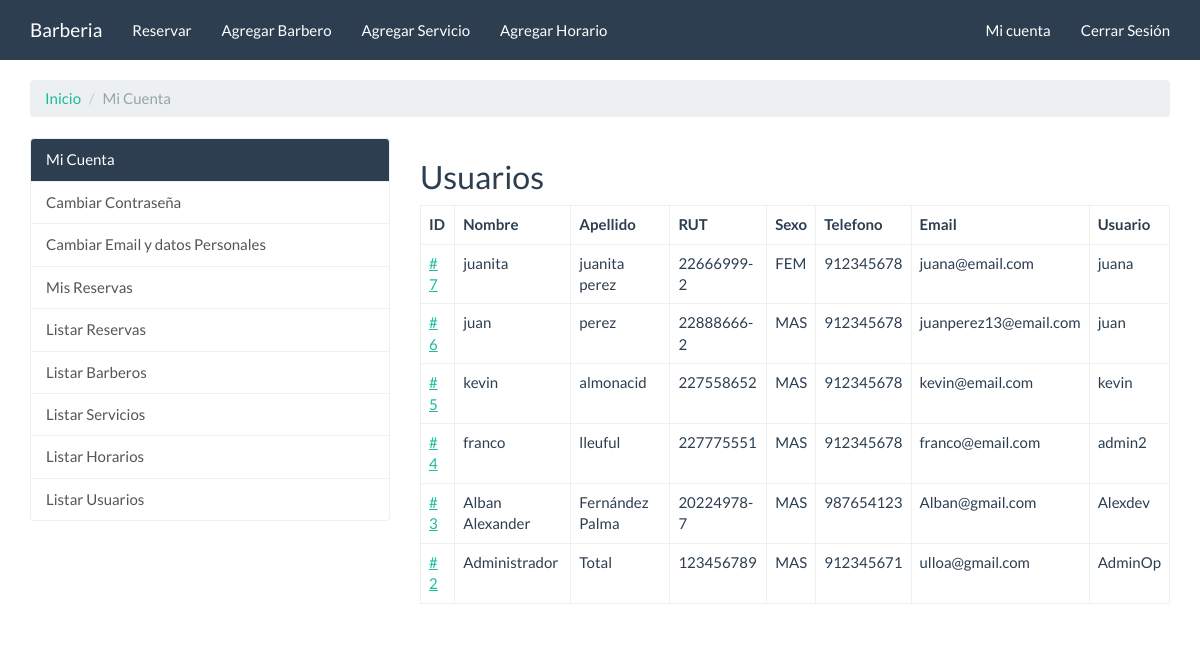
Screenshot of /barbero/admin/lista/usuarios/ (signed in) with the database file from the repository.
### apps/cuentas/models.py (models this page shows, shortened)
class Usuario(AbstractBaseUser, PermissionsMixin):
    username = models.CharField(
        'Usuario', max_length=30, unique=True, validators=[
            validators.RegexValidator(
                re.compile('^[\w.@+-]+$'),
                'Ingrese un nombre de usuario valido. '
                'Este valor debe contener solo letras, números '
                'y los caracteres: @/./+/-/_.'
                ,  'invalid'
            )
        ], help_text='Un nombre corto que será usado'+
                    ' para identificarlo de forma única en la plataforma.'
    )
    first_name = models.CharField('Nombre', max_length=150)
    last_name = models.CharField('Apellido', max_length=150)
    email = models.EmailField('Email', unique=True)
    is_staff = models.BooleanField('Equipo', default=False)
    is_active = models.BooleanField('Activo', default=True)
    date_joined = models.DateTimeField('Fecha de Ingreso', auto_now_add=True)
    SEXO = (
        ("MAS", "Masculino"),
        ("FEM", "Femenino")
    )
    sexo = models.CharField(max_length=9, choices=SEXO,)
    phone_regex = RegexValidator(
        regex=r'^\+?1?\d{9,15}$',
        message="El número debe estar en este formato: 933789228.")
    telefono = models.CharField(verbose_name="Telefono",
                                validators=[phone_regex],
                                max_length=9, null=False, help_text='El número debe estar en este formato: 933789228')
    rut = models.CharField(verbose_name="RUT", max_length=10, validators=[validarRut], unique=True, help_text='Ingrese un rut valido. Ej: 22755865-K')
    USERNAME_FIELD = 'username'
    REQUIRED_FIELDS = ['first_name', 'last_name', 'email', 'sexo', 'telefono', 'rut']
    objects = UserManager()
    class Meta:
        verbose_name = 'Usuario'
        verbose_name_plural = 'Usuarios'

### apps/barberos/views.py (the view)
class UsuarioListView(LoginRequiredMixin, TestMixinIsAdmin, ListView):
    login_url = 'cuentas:login'
    template_name = 'barberos/usuarios_list.html'
    def get_queryset(self):
        return Usuario.objects.all().order_by('-pk')

### apps/barberos/views.py (called while the page is built)
    def test_func(self):
        is_admin_or_is_staff = self.request.user.is_superuser or \
            self.request.user.is_staff
        return bool(is_admin_or_is_staff)

### templates/barberos/usuarios_list.html (shortened to what this page needs)
{% extends "cuentas/index.html" %}
{% block cuentas_container %}
<h2>Usuarios</h2>
<table class="table table-bordered">
    <thead>
        <tr>
            <th>
                ID
            </th>
            <th>
                Nombre
            </th>
            <th>
                Apellido
            </th>
            <th>
                RUT
            </th>
            <th>
                Sexo
            </th>
            <th>
                Telefono
            </th>
            <th>
                Email
            </th>
            <th>
                Usuario
            </th>
        </tr>
    </thead>
    <tbody>
        {% for usuario in object_list %}
        <tr>
            <td>
                <a href=""># {{ usuario.pk }}</a>
            </td>
            <td>
                {{ usuario.first_name }}
            </td>
            <td>
                {{ usuario.last_name }}
            </td>
            <td>
                {{ usuario.rut }}
            </td>
            <td>
                {{ usuario.sexo }}
            </td>
            <td>
                {{ usuario.telefono }}
            </td>
            <td>
                {{ usuario.email }}
            </td>
            <td>
                {{ usuario.username }}
            </td>
        </tr>
        {% endfor %}
    </tbody>
</table>
{% endblock %}

### static/assets/extra.css (style rules this page uses)
body { min-height: 100vh; display: flex; flex-direction: column; }

### rows the page displays
Usuario: pk "7", first_name "juanita", last_name "juanita perez", rut "22666999-2", sexo "FEM", telefono "912345678", email "juana@email.com", username "juana"
Usuario: pk "6", first_name "juan", last_name "perez", rut "22888666-2", sexo "MAS", telefono "912345678", email "juanperez13@email.com", username "juan"
Usuario: pk "5", first_name "kevin", last_name "almonacid", rut "227558652", sexo "MAS", telefono "912345678", email "kevin@email.com", username "kevin"
Usuario: pk "4", first_name "franco", last_name "lleuful", rut "227775551", sexo "MAS", telefono "912345678", email "franco@email.com", username "admin2"
Usuario: pk "3", first_name "Alban Alexander", last_name "Fernández Palma", rut "20224978-7", sexo "MAS", telefono "987654123", email "Alban@gmail.com", username "Alexdev"
Usuario: pk "2", first_name "Administrador", last_name "Total", rut "123456789", sexo "MAS", telefono "912345671", email "ulloa@gmail.com", username "AdminOp"
